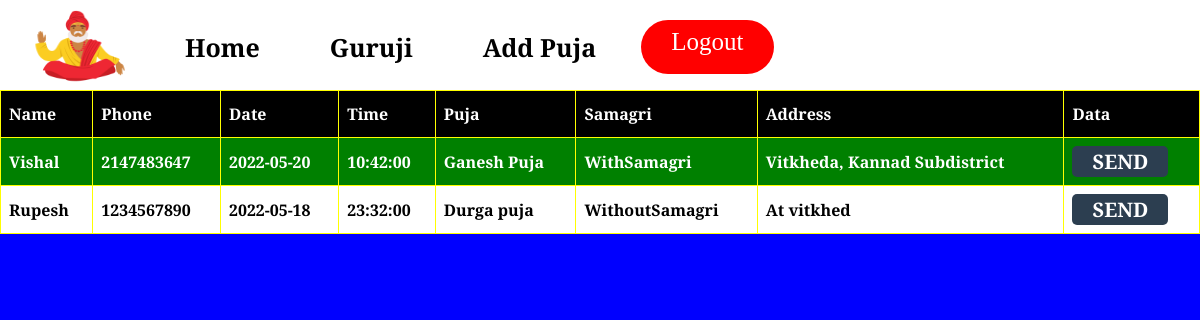
Page /dashboard.php on the committed database.
### tables this page shows
CREATE TABLE `booking` (
  `fname` text NOT NULL,
  `lname` text NOT NULL,
  `phone` int(12) NOT NULL,
  `email` varchar(100) NOT NULL,
  `district` text NOT NULL,
  `taluka` text NOT NULL,
  `samagri` text NOT NULL,
  `date` date NOT NULL,
  `time` time NOT NULL,
  `address` text NOT NULL,
  `pujaname` varchar(255) DEFAULT NULL
);

### dashboard.php (the view, shortened to what this page needs)
<!DOCTYPE html>
<html lang="en">
<head>
    <link rel="stylesheet" href="css/style.css">
    <link rel="stylesheet" href="css/responsive.css">
</head>
<?php
include 'conn.php';
$query = "select * from booking";
$data = mysqli_query($conn, $query);
?>
<body class="dashboard">
    <div class="menu">
        <div class="website-logo">
            <img class="m-i" alt="logo" src="image/guruji2.png" />
        </div>
        <div id="navbar">
            <nav>
                <a id="NavLink" href="index.php">Home</a>
                <a id="NavLink" href="guruji.php">Guruji</a>
                <a id="NavLink" href="pujaform.php">Add Puja</a>
                <a class="login-btn" id="logout_btn" href="logout.php">Logout</a>
            </nav>
        </div>
    </div>
    <div class="dashboard-page">
        <div class="dashboard-table">
            <table>
                <tr>
                    <th>Name</th>
                    <th>Phone</th>
                    <th>Date</th>
                    <th>Time</th>
                    <th>Puja</th>
                    <th>Samagri</th>
                    <th>Address</th>
                    <th>Data</th>
                </tr>
                <?php
                while ($rows = mysqli_fetch_assoc($data)) {
                ?>
                    <tr>
                        <form action="Email.php" method="POST">
                            <td><?php echo $rows['fname'] ?></td>
                            <td><?php echo $rows['phone'] ?></td>
                            <td><?php echo $rows['date'] ?></td>
                            <td><?php echo $rows['time'] ?></td>
                            <td><?php echo $rows['pujaname'] ?></td>
                            <td><?php echo $rows['samagri'] ?></td>
                            <td><?php echo $rows['address'] ?></td>
                            <td><input class="data-send-btn" type="submit" value="SEND" name="sendEmail" /></td>
                        </form>
                    </tr>
                <?php
                }
                ?>
            </table>
        </div>
    </div>
</body>
</html>

### css/style.css (style rules this page uses)
* { margin: 0px; padding: 0px; font-family: 'Cormorant', serif; }
#navbar nav { display: flex; flex-direction: row; z-index: 60; padding-left: 150px; position: fixed; }
#NavLink { color: black; font-weight: bolder; float: left; text-align: center; padding: 30px 35px; text-decoration: none; font-size: 25px; cursor: pointer; }
.menu { width: 100%; position: fixed; background-color: white; z-index: 50; }
.m-i { float: left; height: 90px; width: 120px; margin-left: 20px; }
.login-btn { font-size: 25px; text-decoration: none; background-color: red; color: white !important; padding: 8px 30px !important; border-radius: 30px; margin: 20px 10px; }
.puja-samagri td, th { border: 1px solid rgb(196, 196, 255); padding: 8px; }
.dashboard { background-color: blue; }
.dashboard-page { padding-top: 90px; background-color: white; }
.dashboard-table table { width: 100%; border-collapse: collapse; font-weight: bolder; }
.dashboard-table table tr:nth-child(even) { background-color: green; color: white; }
.dashboard-table td, th { border: 1px solid yellow; padding: 8px; }
.dashboard-table th { padding-top: 12px; padding-bottom: 12px; text-align: left; background-color: black; color: white; }
.data-send-btn { padding: 2px 20px; outline: 0; font-size: 20px; background-color: #2C3E50; border: none; color: white; border-radius: 5px; cursor: pointer; font-weight: bolder; }

### rows in the picture
booking: fname "Vishal", phone "2147483647", date "2022-05-20", time "10:42:00", pujaname "Ganesh Puja", samagri "WithSamagri", address "Vitkheda, Kannad Subdistrict"
booking: fname "Rupesh", phone "1234567890", date "2022-05-18", time "23:32:00", pujaname "Durga puja", samagri "WithoutSamagri", address "At vitkhed"
